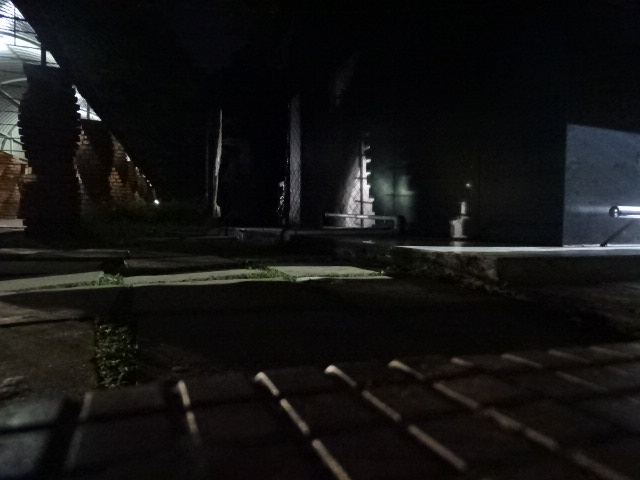
#> input picture CameraControl/image 1.jpg, 640 x 480 px
$ python -i trial2.py   (imports and definitions only)
#> lines starting #> are read from the running program, lines starting #| are printed output that depends on the picture
#> further down, picture is the input picture: shape (480, 640, 3); mean B, G, R 19.1, 19.7, 20.1
### Final/coldetect.py
import cv2
import numpy as np
#yell=np.uint8([[[0,0,0]]])
#hsvyell=cv2.cvtColor(yell,cv2.COLOR_BGR2HSV)
#print(hsvyell)

# [13 lines left out: functions greendetect, maskgreen, not called in this run]

def col_detect(t):
    if t[0] in range(0,5) or t[0] in range(175,181):
        if t[1] in range(50,256):
            if t[2] in range(50,256):
                return('Red')
    if t[0] in range (8,19):
        if t[1] in range(50,256):
            if t[2] in range(50,256):
                return('Orange')
    elif t[0] in range(25,38):
        if t[1] in range(50,256):
            if t[2] in range(50,256):
                return('Yellow')
    elif t[0] in range(111,130):
        if t[1] in range(50,256):
            if t[2] in range(50,256):
                return('Blue')
    elif t[0] in range(140,160):
        if t[1] in range(50,256):
            if t[2] in range(50,256):
                return('Purple')
    elif t[0] in range (0,180):
        if t[1] in range(0,5):
            if t[2] in range(230,256):
                return('White')
    if t[0] in range(39,70):
        if t[1] in range(50,256):
            if t[2] in range(50,256):
                return('green')


### Final/trial2.py
import cv2
import numpy as np
from sklearn.cluster import KMeans
import coldetect
import time

def make_histogram(cluster):
    """
    Count the number of pixels in each cluster
    :param: KMeans cluster
    :return: numpy histogram
    """
    numLabels = np.arange(0, len(np.unique(cluster.labels_)) + 1)
    hist, _ = np.histogram(cluster.labels_, bins=numLabels)
    hist = hist.astype('float32')
    hist /= hist.sum()
    return hist


def make_bar(height, width, color):
    """
    Create an image of a given color
    :param: height of the image
    :param: width of the image
    :param: BGR pixel values of the color
    :return: tuple of bar, rgb values, and hsv values
    """
    bar = np.zeros((height, width, 3), np.uint8)
    bar[:] = color
    red, green, blue = int(color[2]), int(color[1]), int(color[0])
    hsv_bar = cv2.cvtColor(bar, cv2.COLOR_BGR2HSV)
    hue, sat, val = hsv_bar[0][0]
    return bar, (red, green, blue), (hue, sat, val)


def sort_hsvs(hsv_list):
    """
    Sort the list of HSV values
    :param hsv_list: List of HSV tuples
    :return: List of indexes, sorted by hue, then saturation, then value
    """
    bars_with_indexes = []
    for index, hsv_val in enumerate(hsv_list):
        bars_with_indexes.append((index, hsv_val[0], hsv_val[1], hsv_val[2]))
    bars_with_indexes.sort(key=lambda elem: (elem[1], elem[2], elem[3]))
    return [item[0] for item in bars_with_indexes]


# START HERE
def coldet(img):
    #img = cv2.imread(img)
    dim = (40,40)
    resized = cv2.resize(img, dim, interpolation = cv2.INTER_AREA)
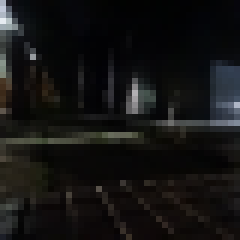
#> resized: shape (40, 40, 3) (shown 6 times larger); mean B, G, R 19.1, 19.7, 20.1
    #cv2.imshow("resized", resized)
    cropped = resized[10:20, :]
    cropped1 = resized[:, 10:20]
    #cv2.imshow("cropped", cropped)
    #cv2.imshow("cropped1",cropped1)
    height, width, _ = np.shape(cropped)
#> height = 10; width = 40
    height, width, _ = np.shape(cropped1)
#> height = 40; width = 10

    # reshape the image to be a simple list of RGB pixels
    image = cropped.reshape((height * width, 3))
#> image = 400 rows, first 8: [139, 148, 136], [39, 38, 36], [13, 10, 11], [11, 9, 10], [12, 10, 11], [18, 17, 19], [12, 13, 13], [9, 9, 8]
    image1 = cropped1.reshape((height * width, 3))
#> image1 = 400 rows, first 8: [9, 7, 5], [11, 7, 6], [10, 6, 6], [9, 6, 6], [6, 6, 4], [4, 5, 4], [3, 4, 4], [2, 4, 3]


    # we'll pick the 5 most common colors
    num_clusters = 2
    clusters = KMeans(n_clusters=num_clusters)
    clusters1 = KMeans(n_clusters=num_clusters)
    clusters.fit(image)
    clusters1.fit(image1)

    # count the dominant colors and put them in "buckets"
    histogram = make_histogram(clusters)
    # then sort them, most-common first
    combined = zip(histogram, clusters.cluster_centers_)
    combined = zip(histogram, clusters1.cluster_centers_)
    combined = sorted(combined, key=lambda x: x[0], reverse=True)

    # finally, we'll output a graphic showing the colors in order
    bars = []
    hsv_values = []
    x=[]
    for index, rows in enumerate(combined):
        bar, rgb, hsv = make_bar(100, 100, rows[1])
        # [9 lines of commented-out code are left out]

        x.append(coldetect.col_detect(hsv))
        hsv_values.append(hsv)
        bars.append(bar)
#> this loop made 2 passes
#> (hue in make_bar, sat in make_bar, val in make_bar, rgb) on passes 1 to 2: (0, 28, 9, (9, 8, 8)), (30, 33, 54, (54, 54, 47))
#> pass 2, in coldet, `bar, rgb, hsv = make_bar(100, 100, rows[1])`:
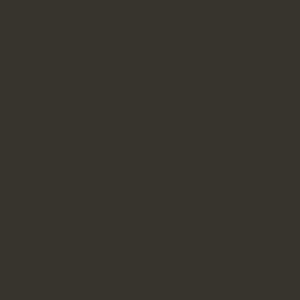
#> bar: shape (100, 100, 3) (shown 3 times larger); mean of channels 0, 1, 2 47, 54, 54; drawn as B, G, R
#> after the loop, bars = 2 items; hsv_values = [(0, 28, 9), (30, 33, 54)]; x = 2 items
    a,b=x[0],x[1]
    return a,b
    '''# sort the bars[] list so that we can show the colored boxes sorted
    # by their HSV values -- sort by hue, then saturation
    sorted_bar_indexes = sort_hsvs(hsv_values)
    sorted_bars = [bars[idx] for idx in sorted_bar_indexes]
    e=time.time()
    cv2.imshow('Sorted by HSV values', np.hstack(sorted_bars))
    cv2.imshow(f'{num_clusters} Most Common Colors', np.hstack(bars))
    cv2.waitKey(0)'''

>>> import cv2
>>> picture = cv2.imread('../CameraControl/image 1.jpg')
>>> result = coldet(picture)
